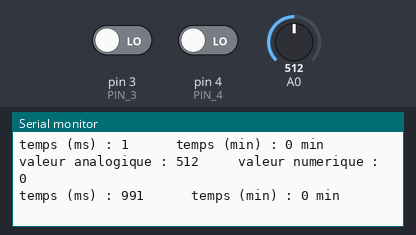
Bench run of a sketch on a simulated Arduino Uno, built with avr-gcc and run on an emulated ATmega328P. Shown: the last lines printed to the serial monitor. The inputs (shaded band) are chosen by the test bench; at power-on: A0 = 512, pin 3 (PIN_3) LOW, pin 4 (PIN_4) LOW.

Above: at 1.7 s.
1.8 s: A0 set to 716
At 2.8 s:
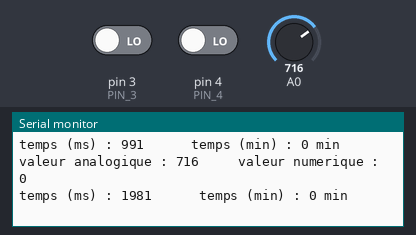
3.3 s: pin 3 (PIN_3) driven HIGH
4.8 s: pin 4 (PIN_4) driven HIGH
6.3 s: A0 set to 900
At 7.6 s:
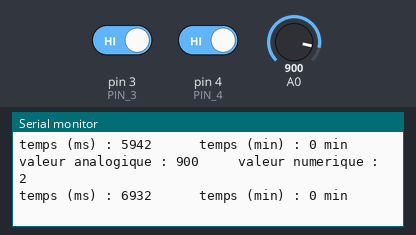
7.8 s: pin 3 (PIN_3) driven LOW
9.3 s: pin 4 (PIN_4) driven LOW
Timing chart, 0 to 11.8 s (numbered marks = the images above; inputs shaded):
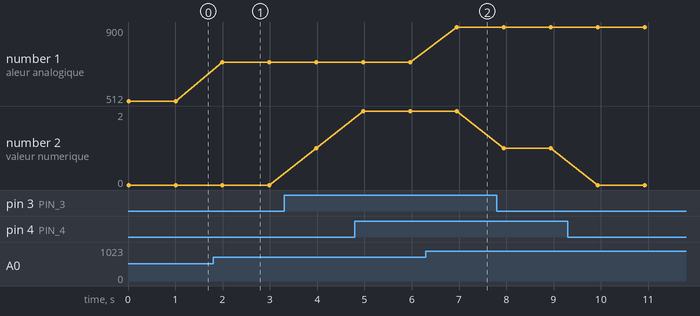

The sketch:

code_projet_rtos.ino
```cpp
#include <Arduino_FreeRTOS.h>
#include <semphr.h>
#include <queue.h>

typedef struct valeurCapteurs {
  int analogique;
  int numerique;
  unsigned long tempsEnMilliseconds;
} valeursCapteurs;

QueueHandle_t q_tache_1;
QueueHandle_t q_tache_2;
QueueHandle_t q_tache_3;
QueueHandle_t q_tache_4;

SemaphoreHandle_t  xMutexSerial = NULL;

valeursCapteurs vals;
int val_numerique;
int val_analogique;
int PIN_3 = 3;
int PIN_4 = 4;

void tache_1(void*);
void tache_2(void*);
void tache_3(void*);
void tache_4(void*);
void tache_5(void*);

void printer(String);


void setup() {
  // put your setup code here, to run once:
  Serial.begin(9600);
  while(!Serial);
  //Serial.println("debut");
  pinMode(PIN_3, INPUT);
  pinMode(PIN_4, INPUT);

  xMutexSerial = xSemaphoreCreateMutex();
  if (xMutexSerial != NULL) {
    Serial.println("Mutex 1 created");
  }
  q_tache_1 = xQueueCreate(10, sizeof(int));
  q_tache_2 = xQueueCreate(10, sizeof(int));
  q_tache_3 = xQueueCreate(10, sizeof(valeurCapteurs));
  q_tache_4 = xQueueCreate(10, sizeof(valeurCapteurs));

  xTaskCreate(tache_1, "tache_1", 100,  NULL,  3  ,  NULL );
  xTaskCreate(tache_2, "tache_2", 100,  NULL,  3  ,  NULL );
  xTaskCreate(tache_3, "tache_3", 100,  NULL,  3  ,  NULL );
  xTaskCreate(tache_4, "tache_4", 100,  NULL,  3  ,  NULL );
  xTaskCreate(tache_5, "tache_5", 200,  NULL,  3  ,  NULL );
}

void loop() {
  // put your main code here, to run repeatedly:
}


void tache_1(void* p) {
  while (1) {
    val_analogique = analogRead(A0);
    xQueueSendToBack(q_tache_1, &val_analogique, portMAX_DELAY );
    vTaskDelay( 1000 / portTICK_PERIOD_MS ); // wait for one second
  }
}

void tache_2(void* p) {
  while (1) {
    val_numerique =  ((digitalRead(PIN_3)==HIGH)?1:0) + ((digitalRead(PIN_4)==HIGH)?1:0);
    xQueueSendToBack(q_tache_2, &val_numerique, portMAX_DELAY );
    vTaskDelay( 1000 / portTICK_PERIOD_MS ); // wait for one second
  }
}

void tache_3(void* p) {
  while (1) {
    if ((xQueueReceive( q_tache_1, &vals.analogique, portMAX_DELAY ) == pdTRUE) && (xQueueReceive( q_tache_2, &vals.numerique, portMAX_DELAY ) == pdTRUE)) {
      vals.tempsEnMilliseconds = millis();
      xQueueSendToBack(q_tache_3, &vals, portMAX_DELAY );
    }
    vTaskDelay( 1000 / portTICK_PERIOD_MS ); // wait for one second
  }
}

void tache_4(void* p) {
  valeursCapteurs val;
  while (1) {
    if (xQueueReceive( q_tache_3, &val, portMAX_DELAY ) == pdTRUE) {
      xQueueSendToBack(q_tache_4, &val, portMAX_DELAY );
      printer((String)("valeur analogique : ") + val.analogique + (String)("     valeur numerique : ") + val.numerique + (String)("\ntemps (ms) : ") + val.tempsEnMilliseconds );
    }
    vTaskDelay( 1000 / portTICK_PERIOD_MS ); // wait for one second
  }
}

void tache_5(void* p) {
  while (1) {
    if ((xQueueReceive( q_tache_4, &vals, portMAX_DELAY ) == pdTRUE)) {
      printer((String)("      temps (min) : ") + (vals.tempsEnMilliseconds/60000)+ (String)(" min\n"));
    }
    vTaskDelay( 1000 / portTICK_PERIOD_MS ); // wait for one second
  }
}

void printer(String s) {
  if( xSemaphoreTake(xMutexSerial, portMAX_DELAY) == pdTRUE){
    Serial.print(s);
    xSemaphoreGive(xMutexSerial); // release mutex
  }

}
```

Measured:
- after the input at 1.8 s, the serial monitor: prints a new line after 0.20 s (image 1)
- after the input at 6.3 s, the serial monitor: prints a new line after 0.66 s (image 2)
- plotted number 1: 512 → 716 after the input at 1.8 s, 716 → 900 after the input at 6.3 s
- plotted number 2: 0 → 1 after the input at 3.3 s, 1 → 2 after the input at 4.8 s, 2 → 1 after the input at 7.8 s
